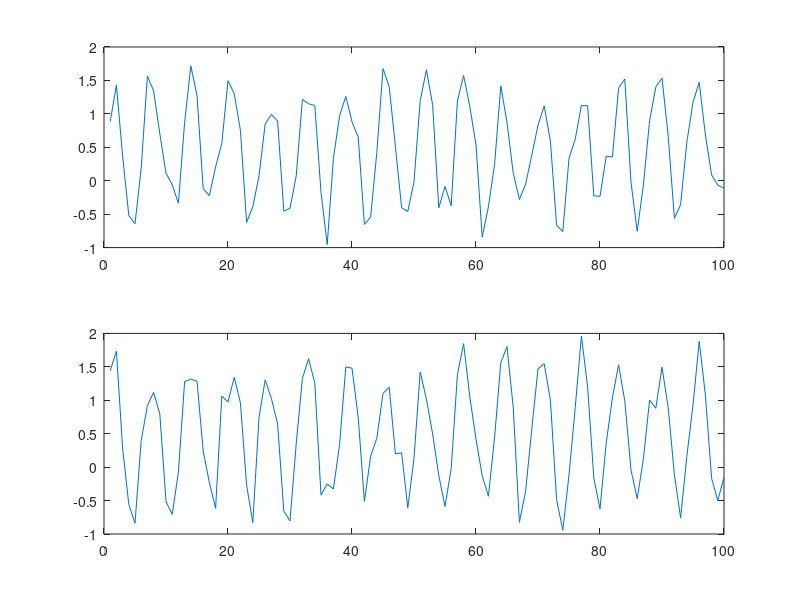

MATLAB code to generate this figure: (Note: this script raises an error after producing the figure.)
function testAR

%% make random data
X = rand(100,1);
Y = rand(100,1);

%% Add a cyclical trend
slope = sin(1:100)';

X = X + slope;
Y = Y + slope;

%% Plot them
figure
subplot(2,1,1)
plot(X)

subplot(2,1,2)
plot(Y)

%% Do initial regression
X = [ones(size(X)) X];
[b,~,resid,~,stats] = regress(Y, X);

fprintf('The p value for linear regression is %1.1e\n',stats(3));

%% Get initial guess for autocorrelation term
r = corr(resid(1:end-1),resid(2:end));  
    
 %% Define anonymous function representing new fit including autocorrelation
f = @(c,x) [Y(1); c(1)*Y(1:end-1) + (x(2:end,:)- c(1)*x(1:end-1,:))*c(2:end)];
mdl = fitnlm(X,Y,f,[r;b]);

fprintf('The new p value is %1.1e\n',mdl.Coefficients.pValue(3))

    

end